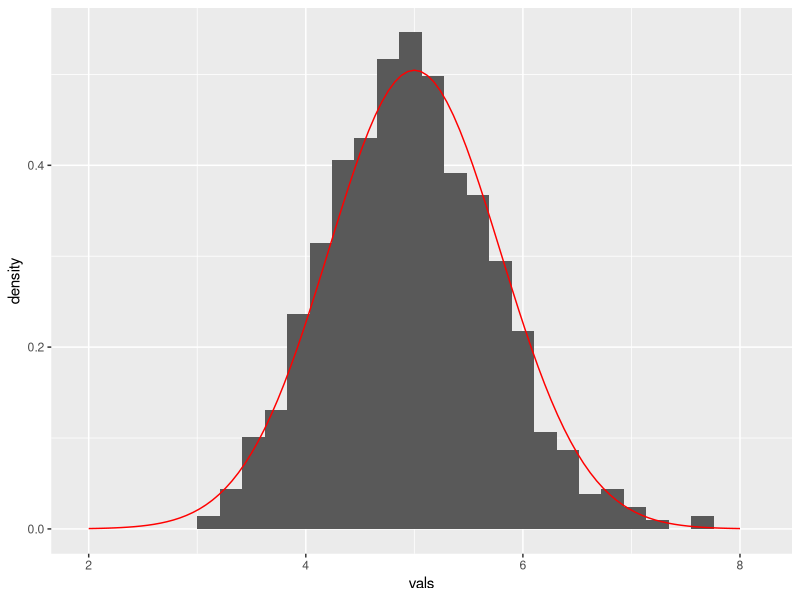
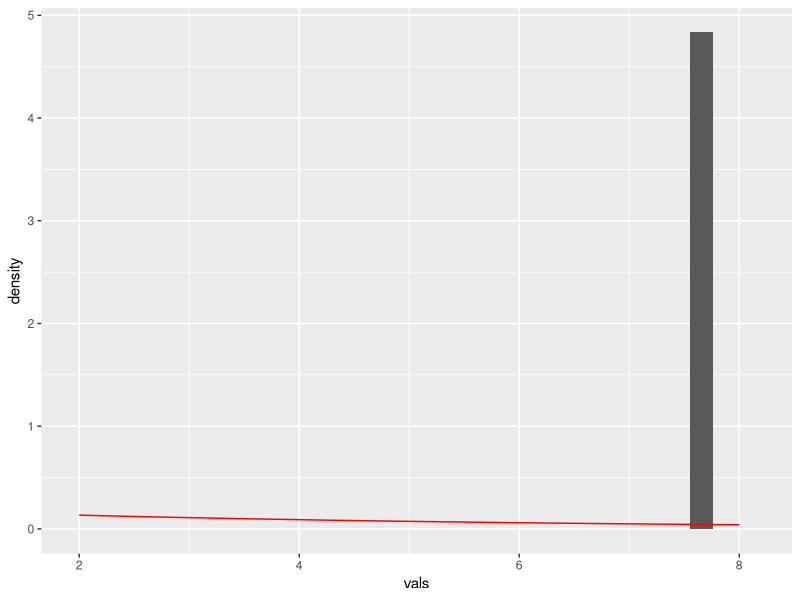

Reproduce these figures in R, in order. (Note: this script raises an error after producing the figures.)
## ---- chunk 1
library(ggplot2)
## ---- chunk 2
lambda <- rep(0.2, 1000)
sample_size <- 40
sim <- lapply(lambda, function(x) rexp(sample_size, x))
## ---- chunk 3
means <- sapply(sim, mean) # vector of length 1,000 (length(means))
mean(means) # approx 1/lambda = 1/0.8 = 5
sd(means) # approx 5/sqrt(40) = 5/6.25 = 0.8

sds <- sapply(sim, sd)
vars <- sapply(sim, var)
mean(sds)
sd(sds)
## ---- chunk 4
# Function factory. DRY.
plotFunction <- function(fun, pl=seq(2,8)) {
        
        function(histx, argslist, plotlimits=pl) {
                df <- data.frame(vals=histx)
                print(args)
                ggplot() + 
                        geom_histogram(data = df, 
                                       mapping = aes(x=vals, y=..density..)) + 
                        stat_function(data = data.frame(x=plotlimits), 
                                      mapping = aes(x), 
                                      fun = fun, # defines the generated function
                                      args = argslist, # must accommodate different dist'ns
                                      color = "red")
        }
}
## ---- chunk 5
theoretical_mean_of_means = 1/0.2
theoretical_sd_of_means = (1/0.2)/sqrt(sample_size)

normPlot <- plotFunction(dnorm)
normPlot(means, list(mean=theoretical_mean_of_means, sd=theoretical_sd_of_means))
## ---- chunk 6
theoretical_mean_of_sds = 1/0.2
theoretical_sd_of_sds = 1 # (1/0.2)/sqrt(sample_size)

expPlot <- plotFunction(dexp)
expPlot(sds[[10]], list(rate=0.2)) # underlying dist'n is exp

chisqPlot <- plotFunction(dschisq)
chisqPlot(x, list(df=39)) # this is nothing yet
